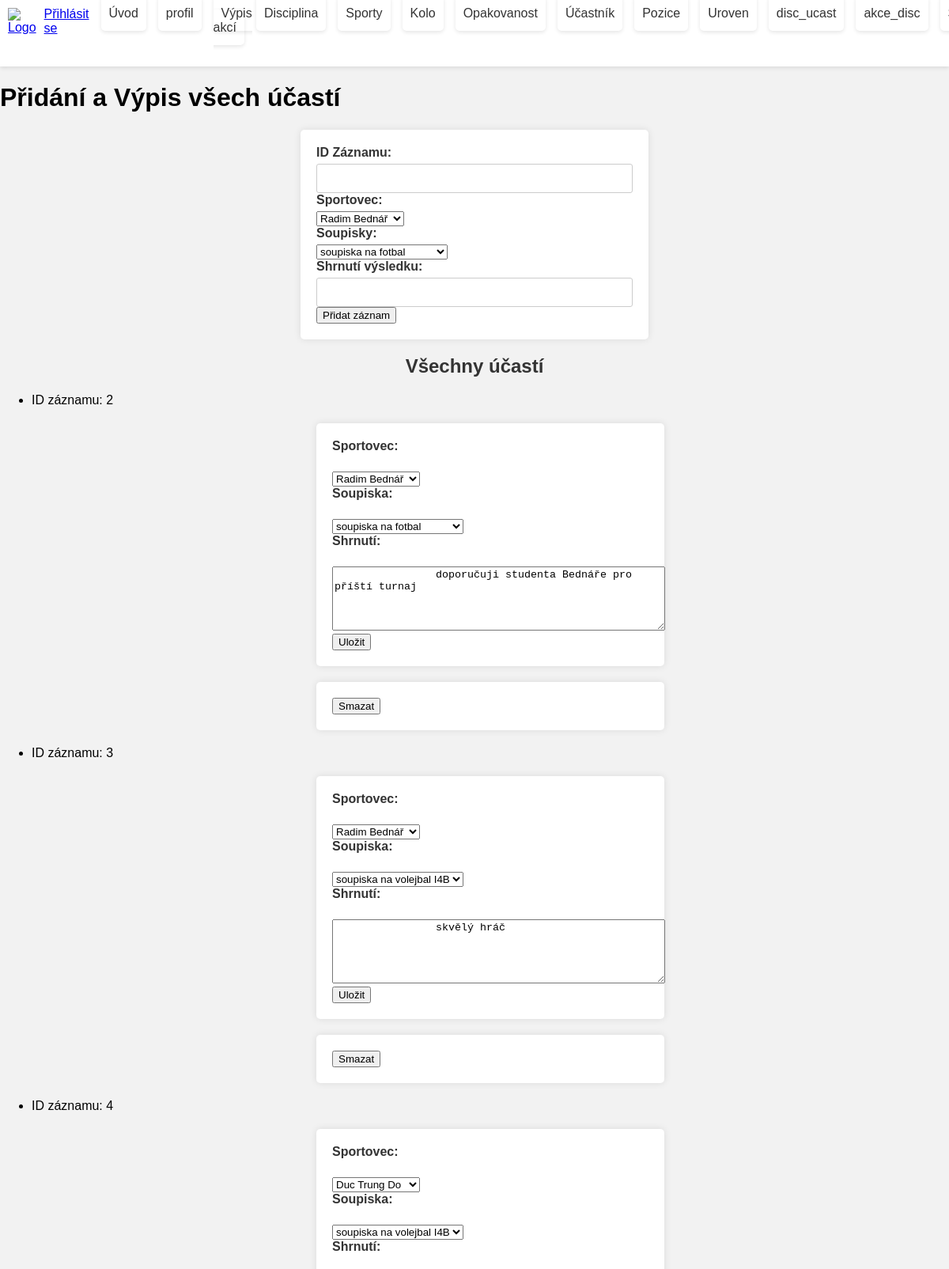
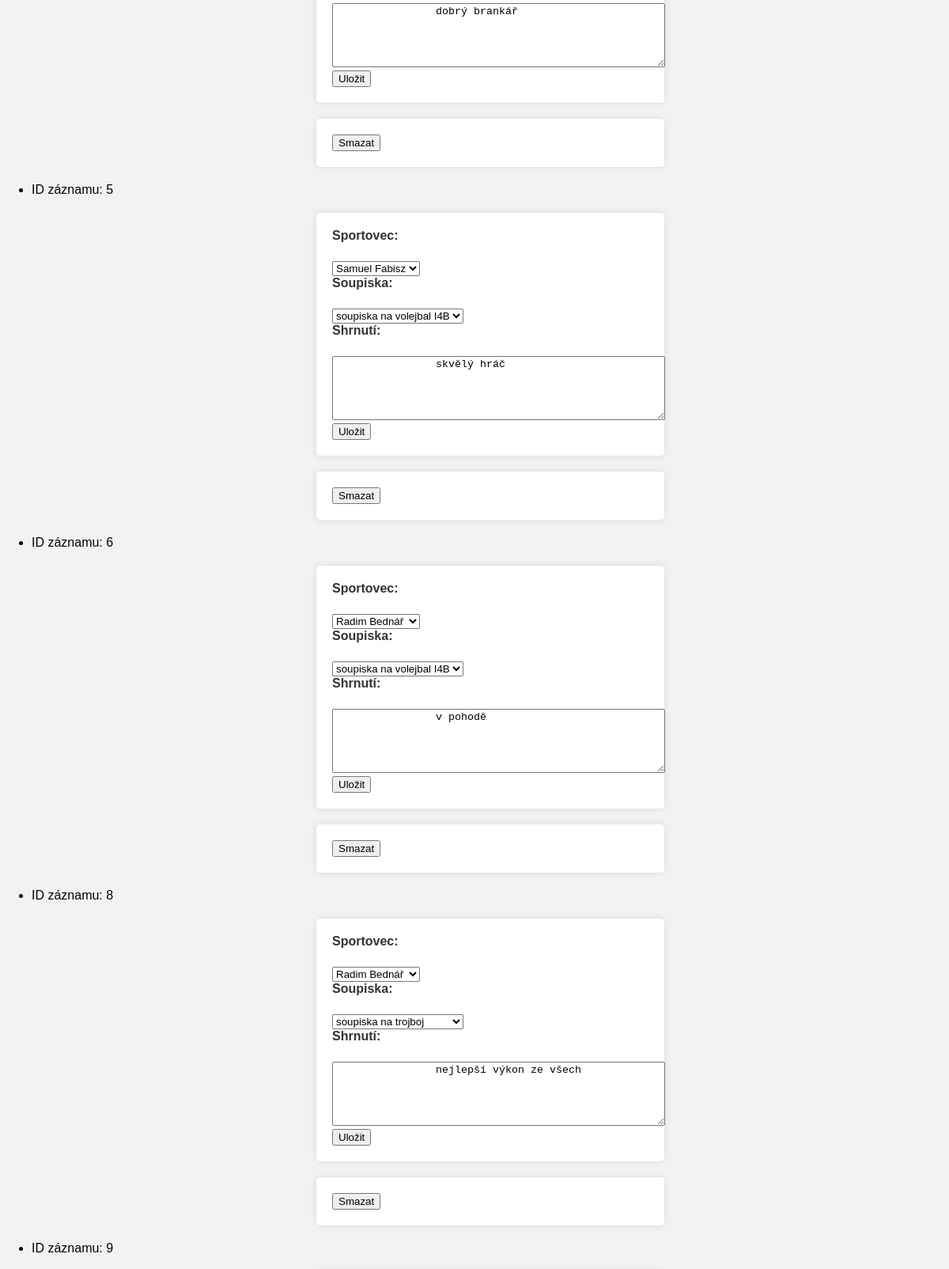
The app's page /ucastnik (upper part) with its own data (2 pictures, top to bottom).
### tables this page shows
CREATE TABLE `ucastnik` (
  `id_ucast` int(11) NOT NULL,
  `id_uziv` int(11) NOT NULL,
  `id_soup` int(11) NOT NULL,
  `vys_u` text DEFAULT NULL,
  `potrvzeni` tinyint(1) NOT NULL DEFAULT 1
);

CREATE TABLE `uzivatel` (
  `id_uziv` int(11) NOT NULL,
  `id_trid` varchar(3) DEFAULT NULL,
  `isic` varchar(50) DEFAULT NULL,
  `email` varchar(50) DEFAULT NULL,
  `opravneni` tinyint(1) NOT NULL,
  `jmeno` varchar(25) DEFAULT NULL,
  `prijmeni` varchar(25) DEFAULT NULL,
  `dat_nar` date DEFAULT NULL,
  `pohlavi` varchar(1) DEFAULT NULL
);

CREATE TABLE `soupiska` (
  `id_soup` int(11) NOT NULL,
  `id_akce` int(11) NOT NULL,
  `nazev_skupiny` varchar(30) NOT NULL,
  `vys_s` text DEFAULT NULL
);

### kontrolery/Kontroler.php (called while the page is built, shortened)
<?php
abstract class Kontroler {
    protected $pohled = "";
    public function vypisPohled() {
        require "pohledy/{$this->pohled}.phtml";
    }
}

### index.php (called while the page is built, shortened)
<?php
$smerovac = new SmerovacKontroler();
$smerovac->zpracuj([$_SERVER["REQUEST_URI"]]);
$smerovac->vypisPohled();

### modely/Db.php (called while the page is built, shortened)
<?php
class Db {
  private static $spojeni;
  private static $nastaveni = array(
		PDO::ATTR_ERRMODE => PDO::ERRMODE_EXCEPTION,
		PDO::ATTR_EMULATE_PREPARES => false,
	);
  public static function pripoj($server, $uzivatel, $heslo, $databaze)
  {
	  if (!isset(self::$spojeni))
      {
        $dsn = "mysql:host=$server;dbname=$databaze;charset=utf8";
			 self::$spojeni = new PDO(
				$dsn,
				$uzivatel,
				$heslo,
				self::$nastaveni
			 );
	  }
	}
  public static function dotazVsechny($dotaz, $parametry = array()) {
		$navrat = self::$spojeni->prepare($dotaz);
		$navrat->execute($parametry);
		return $navrat->fetchAll();
	}
}

### modely/ModelyUzivatel.php (called while the page is built, shortened)
<?php
class ModelyUzivatel {
    public function vratVsechnyUzivatele() {
      $sql = "
          SELECT *
          FROM uzivatel
      ";
      $uzivatel = Db::dotazVsechny($sql);
      return $uzivatel;
    }
}
?>

### kontrolery/UcastnikKontroler.php (called while the page is built, shortened)
<?php
class UcastnikKontroler extends Kontroler {
    public function zpracuj($parametry) {
        $modelUcastnik= new ModelyUcastnik;
        $modelUzivatel= new ModelyUzivatel;
        $modelSoupiska= new ModelySoupiska;
        $ucastnik=$modelUcastnik->vratVsechnyUcastniky();
        $uzivatel=$modelUzivatel->vratVsechnyUzivatele();
        $soupiska=$modelSoupiska->vratVsechnySoupisky();
    }
}

### kontrolery/SmerovacKontroler.php (called while the page is built, shortened)
<?php
class SmerovacKontroler extends Kontroler {
  public function zpracuj($parametry) {
     $url = $parametry[0];
     $castiCesty = $this->parsujURL($url);
     if (empty($castiCesty[0])) {
        $this->presmeruj("uvod");
     }
     else {
          $castNazvuKontroleru = array_shift($castiCesty);
          $nazevKontroleru = $this->pomlckyDoVelbloudiNotace($castNazvuKontroleru)
                              . "Kontroler";
          if (file_exists("kontrolery/$nazevKontroleru.php")) {
            $this->kontroler = new $nazevKontroleru;
            $this->kontroler->zpracuj($castiCesty);
          } else {
            $this->presmeruj("chyba");
          }
     }
  }
  private function pomlckyDoVelbloudiNotace($text) {
      $text = str_replace("-", " ", $text);
      $text = ucwords($text);
      $text = str_replace(" ", "", $text);
      return $text;
  }
  private function parsujURL($url) {
      $naparsovanaURL = parse_url($url);
      $cesta = $naparsovanaURL["path"];
      $cesta = ltrim($cesta, "/");
      $cesta = trim($cesta);
      $rozdelenaCesta = explode("/", $cesta);
      return $rozdelenaCesta;
  }
}
?>

### modely/ModelySoupiska.php (called while the page is built, shortened)
<?php
class ModelySoupiska{
    public function vratVsechnySoupisky() {
        $sql = "
            SELECT *
            FROM soupiska
        ";
        $soupiska = Db::dotazVsechny($sql);
        return $soupiska;
    }
}
?>

### modely/ModelyUcastnik.php (called while the page is built, shortened)
<?php
class ModelyUcastnik{
    public function vratVsechnyUcastniky() {
        $sql = "
            SELECT *
            FROM ucastnik
        ";
        $ucastnik = Db::dotazVsechny($sql);
        return $ucastnik;
      }
}
?>

### pohledy/ucastnik.phtml (the view, shortened to what this page needs)
<h1>Přidání a Výpis všech účastí</h1>
<form  method="post">
    <label for="id_ucast">ID Záznamu:</label>
    <input type="number" name="id_ucast" >
    <label for="id_uziv">Sportovec:</label>
    <select name="id_uziv">
        <?php foreach ($this->data['uzivatel'] as $uzivatel): ?>
            <option value="<?php echo $uzivatel['id_uziv']; ?>">
                <?php echo $uzivatel['jmeno']," ", $uzivatel['prijmeni']; ?>
            </option>
        <?php endforeach; ?>
    </select>
    <label for="id_soup">Soupisky:</label>
    <select name="id_soup">
        <?php foreach ($this->data['soupiska'] as $soupiska): ?>
            <option value="<?php echo $soupiska['id_soup']; ?>">
                <?php echo $soupiska['nazev_skupiny']?>
            </option>
        <?php endforeach; ?>
    </select>
    <label for="vys_u">Shrnutí výsledku:</label>
    <input type="text" name="vys_u" >
    <button type="submit" name="pridej">Přidat záznam</button>
</form>
<?php if (isset($this->data['ucastnik']) && !empty($this->data['ucastnik'])): ?>
    <h2>Všechny účastí</h2>
    <ul>
    <?php foreach ($this->data['ucastnik'] as $ucast): ?>
            <li>ID záznamu: <?php echo $ucast['id_ucast']; ?>
            <form method="post">
                <label for="id_uziv">Sportovec:</label>
                <br>
                <select name="id_uziv">
                    <?php foreach ($this->data['uzivatel'] as $uzivatel): ?>
                        <option value="<?php echo $uzivatel['id_uziv']; ?>" <?php echo ($ucast['id_uziv'] == $uzivatel['id_uziv']) ? 'selected' : ''; ?>>
                            <?php echo $uzivatel['jmeno']," ", $uzivatel['prijmeni']; ?>
                        </option>
                    <?php endforeach; ?>
                </select>
                <br>
                <label for="id_soup">Soupiska:</label>
                <br>
                <select name="id_soup">
                    <?php foreach ($this->data['soupiska'] as $soupiska): ?>
                        <option value="<?php echo $soupiska['id_soup']; ?>" <?php echo ($ucast['id_soup'] == $soupiska['id_soup']) ? 'selected' : ''; ?>>
                            <?php echo $soupiska['nazev_skupiny']?>
                        </option>
                    <?php endforeach; ?>
                </select>
                <br>
                <label for="vys_u">Shrnutí:</label>
                <br>
                <textarea name="vys_u" rows="5" cols="50">
                <?php echo $ucast['vys_u']; ?>
                </textarea>
                <button type="submit" name="ulozit">Uložit</button>
            </form>
            <form method="post">
                <button type="submit" name="smazat">Smazat</button>
            </form>
            </li>
        <?php endforeach; ?>
    </ul>
<?php else: ?>
    <p>Nejsou k dispozici žádné zúčastnění.</p>
<?php endif; ?>

### pohledy/styly.css (style rules this page uses)
body { margin: 0; font-family: 'Arial', sans-serif; }
body { font-family: 'Arial', sans-serif; background-color: #f2f2f2; margin: 0; }
h2 { text-align: center; color: #333; }
form { max-width: 400px; margin: 20px auto; background-color: #ffffff; padding: 20px; border-radius: 5px; box-shadow: 0 0 10px rgba(0, 0, 0, 0.1); }
label { display: block; font-weight: bold; margin-bottom: 5px; color: #333; }
input { width: 100%; padding: 10px; box-sizing: border-box; border: 1px solid #ccc; border-radius: 3px; }

### records on screen
ucastnik: id_ucast "2", id_uziv "Radim Bednář", id_soup "soupiska na fotbal", vys_u "doporučuji studenta Bednáře pro příští turnaj"
ucastnik: id_ucast "3", id_uziv "Radim Bednář", id_soup "soupiska na volejbal I4B", vys_u "skvělý hráč"
ucastnik: id_ucast "4", id_uziv "Duc Trung Do", id_soup "soupiska na volejbal I4B", vys_u "dobrý brankář"
ucastnik: id_ucast "5", id_uziv "Samuel Fabisz", id_soup "soupiska na volejbal I4B", vys_u "skvělý hráč"
ucastnik: id_ucast "6", id_uziv "Radim Bednář", id_soup "soupiska na volejbal I4B", vys_u "v pohodě"
ucastnik: id_ucast "8", id_uziv "Radim Bednář", id_soup "soupiska na trojboj", vys_u "nejlepší výkon ze všech"
ucastnik: id_ucast "9"

### other values on screen
form field id_uziv "Radim Bednář"
form field id_soup "soupiska na fotbal"
